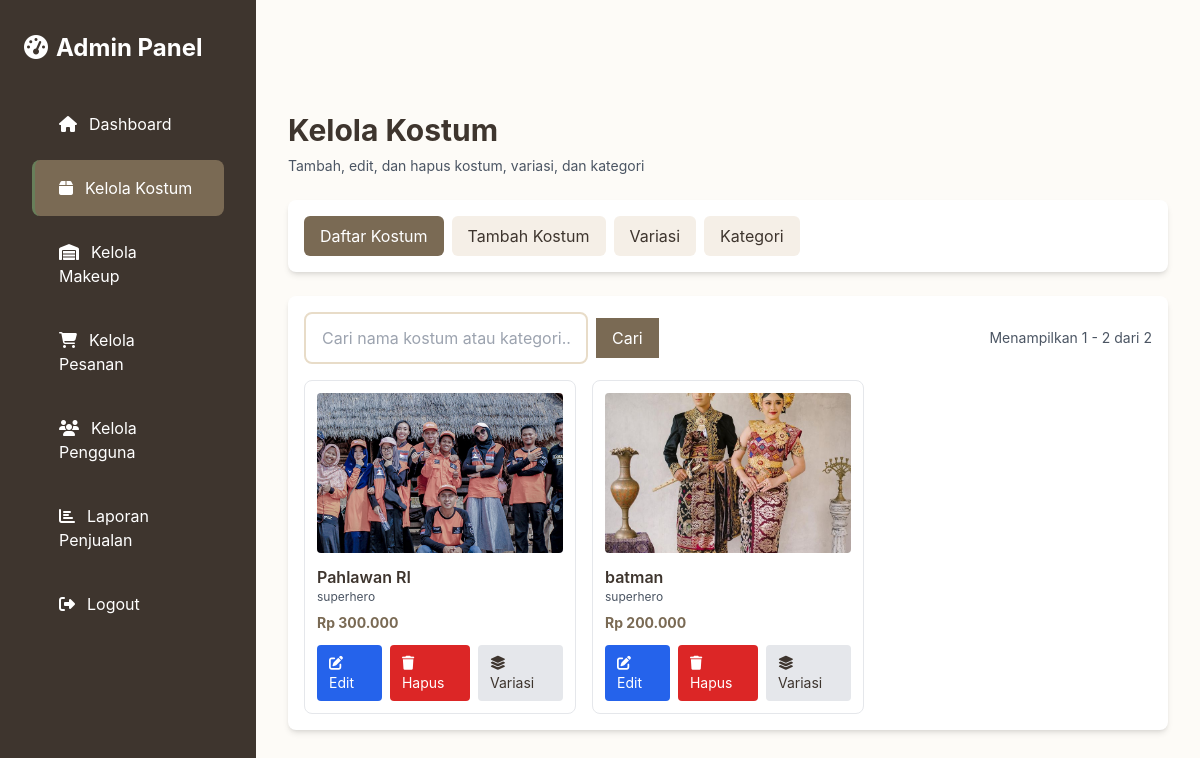
The page /admin/kostum.php (signed in) on the database its author committed.
### tables this page shows
CREATE TABLE `kostum` (
  `id` int(11) NOT NULL,
  `id_kategori` int(11) DEFAULT NULL,
  `nama_kostum` varchar(150) NOT NULL,
  `deskripsi` text DEFAULT NULL,
  `harga_sewa` decimal(10,2) NOT NULL,
  `foto` varchar(255) DEFAULT NULL,
  `status` enum('aktif','nonaktif') DEFAULT 'aktif'
);

CREATE TABLE `kategori_kostum` (
  `id` int(11) NOT NULL,
  `nama_kategori` varchar(100) NOT NULL
);

### config/config.php (called while the page is built, shortened)
<?php
function formatRupiah($angka) {
    return 'Rp ' . number_format($angka, 0, ',', '.');
}
?>

### admin/kostum.php (the view, shortened to what this page needs)
<?php
require_once '../includes/header.php';
$conn = getConnection();
$image_url = BASE_URL . 'assets/images/kostum/';
$search = isset($_GET['q']) ? sanitize($_GET['q']) : '';
$page = max(1, intval($_GET['page'] ?? 1));
$limit = 8;
$offset = ($page - 1) * $limit;
if (!empty($search)) {
    $count_stmt = $conn->prepare("SELECT COUNT(*) AS total FROM kostum k LEFT JOIN kategori_kostum kc ON k.id_kategori = kc.id WHERE (k.nama_kostum LIKE ? OR kc.nama_kategori LIKE ?)");
    $like = "%{$search}%";
    $count_stmt->bind_param("ss", $like, $like);
    $count_stmt->execute();
    $total_records = (int)$count_stmt->get_result()->fetch_assoc()['total'];
    $count_stmt->close();
} else {
    $res = $conn->query("SELECT COUNT(*) AS total FROM kostum");
    $total_records = (int)$res->fetch_assoc()['total'];
}
if (!empty($search)) {
    $list_sql = "SELECT k.*, kc.nama_kategori FROM kostum k LEFT JOIN kategori_kostum kc ON k.id_kategori = kc.id
                 WHERE (k.nama_kostum LIKE ? OR kc.nama_kategori LIKE ?)
                 ORDER BY k.id DESC LIMIT ? OFFSET ?";
    $stmt = $conn->prepare($list_sql);
    $like = "%{$search}%";
    $stmt->bind_param("ssii", $like, $like, $limit, $offset);
    $stmt->execute();
    $kostum_list = $stmt->get_result();
    $stmt->close();
} else {
    $list_sql = "SELECT k.*, kc.nama_kategori FROM kostum k LEFT JOIN kategori_kostum kc ON k.id_kategori = kc.id
                 ORDER BY k.id DESC LIMIT ? OFFSET ?";
    $stmt = $conn->prepare($list_sql);
    $stmt->bind_param("ii", $limit, $offset);
    $stmt->execute();
    $kostum_list = $stmt->get_result();
}
$edit_mode = false;
$active_tab = 'tab-list';
?>
<div class="flex">
    <?php require_once '../includes/sidebar_admin.php'; ?>
    <main class="flex-1 bg-lighter-bg min-h-screen lg:ml-64">
        <div class="p-4 sm:p-6 lg:p-8 pb-20 lg:pb-16">
            <div class="mb-6">
                <h1 class="text-2xl sm:text-3xl font-bold text-accent">Kelola Kostum</h1>
                <p class="text-gray-600 mt-2 text-sm">Tambah, edit, dan hapus kostum, variasi, dan kategori</p>
            </div>
            <div class="bg-white rounded-lg shadow-md p-4 mb-6">
                <nav class="flex gap-2" id="kostumTabs">
                    <button class="tab-btn px-4 py-2 rounded-md <?php echo $active_tab === 'tab-list' ? 'bg-primary text-white' : 'bg-light-bg text-accent'; ?>" data-tab="tab-list">Daftar Kostum</button>
                    <button class="tab-btn px-4 py-2 rounded-md <?php echo $active_tab === 'tab-add' ? 'bg-primary text-white' : 'bg-light-bg text-accent'; ?>" data-tab="tab-add"><?php echo $edit_mode ? 'Edit Kostum' : 'Tambah Kostum'; ?></button>
                    <button class="tab-btn px-4 py-2 rounded-md <?php echo $active_tab === 'tab-variasi' ? 'bg-primary text-white' : 'bg-light-bg text-accent'; ?>" data-tab="tab-variasi">Variasi</button>
                    <button class="tab-btn px-4 py-2 rounded-md <?php echo $active_tab === 'tab-kategori' ? 'bg-primary text-white' : 'bg-light-bg text-accent'; ?>" data-tab="tab-kategori">Kategori</button>
                </nav>
            </div>
            <div id="tab-list" class="tab-content bg-white rounded-lg shadow-md p-4 mb-6" style="display: <?php echo $active_tab === 'tab-list' ? 'block' : 'none'; ?>;">
                <div class="flex items-center justify-between mb-4">
                    <form method="GET" action="kostum.php" class="flex items-center gap-2">
                        <input type="text" name="q" value="<?php echo htmlspecialchars($search); ?>" placeholder="Cari nama kostum atau kategori..." class="form-control-custom">
                        <button class="btn-primary-custom px-4 py-2">Cari</button>
                    </form>
                    <div class="text-sm text-gray-600">Menampilkan <?php echo ($offset+1); ?> - <?php echo min($offset + $limit, $total_records); ?> dari <?php echo $total_records; ?></div>
                </div>
                <?php if ($kostum_list && $kostum_list->num_rows > 0): ?>
                    <div class="grid grid-cols-1 sm:grid-cols-2 lg:grid-cols-3 gap-4">
                        <?php while ($k = $kostum_list->fetch_assoc()): ?>
                            <div class="border p-3 rounded-lg">
                                <div class="h-40 bg-gray-100 rounded overflow-hidden mb-3 flex items-center justify-center">
                                    <?php if (!empty($k['foto'])): ?>
                                        <img src="<?php echo $image_url . htmlspecialchars($k['foto']); ?>" class="object-cover w-full h-full" alt="">
                                    <?php else: ?>
                                        <i class="fas fa-tshirt text-4xl text-gray-300"></i>
                                    <?php endif; ?>
                                </div>
                                <h4 class="font-semibold text-accent"><?php echo htmlspecialchars($k['nama_kostum']); ?></h4>
                                <p class="text-xs text-gray-600"><?php echo htmlspecialchars($k['nama_kategori'] ?? '-'); ?></p>
                                <p class="text-sm font-bold text-primary mt-2"><?php echo function_exists('formatRupiah') ? formatRupiah($k['harga_sewa']) : number_format($k['harga_sewa'],2,',','.'); ?></p>
                                <div class="flex items-center gap-2 mt-3">
                                    <a href="?edit=<?php echo $k['id']; ?>" class="px-3 py-2 bg-blue-600 text-white rounded text-sm"><i class="fas fa-edit mr-1"></i>Edit</a>
                                    <a href="?delete_kostum=<?php echo $k['id']; ?>" onclick="return confirm('Hapus kostum ini? Semua variasi juga akan dihapus.')" class="px-3 py-2 bg-red-600 text-white rounded text-sm"><i class="fas fa-trash mr-1"></i>Hapus</a>
                                    <a href="#tab-variasi" onclick="showVariasiFor(<?php echo $k['id']; ?>)" class="px-3 py-2 bg-gray-200 rounded text-sm text-accent"><i class="fas fa-layer-group mr-1"></i>Variasi</a>
                                </div>
                            </div>
                        <?php endwhile; ?>
                    </div>
                <?php else: ?>
                    <div class="text-center py-8 text-gray-500">Tidak ada kostum</div>
                <?php endif; ?>
            </div>
        </div>
    </main>
</div>
<?php
require_once '../includes/footer.php';
?>

### assets/css/custom.css (style rules this page uses)
:root { --primary: #7A6A54; --secondary: #687F5A; --accent: #3E352E; --light-bg: #F5EFE7; --lighter-bg: #FDFBF7; --beige-dark: #E8DCC8; --taupe: #C4B5A0; }
* { margin: 0; padding: 0; box-sizing: border-box; }
body { font-family: 'Inter', system-ui, -apple-system, sans-serif; background-color: var(--lighter-bg); color: var(--accent); }
body { padding-top: 80px; }
.btn-primary-custom { background-color: var(--primary); border-color: var(--primary); color: white; transition: all 0.3s ease; }
.form-control-custom { border: 2px solid var(--beige-dark); border-radius: 8px; padding: 0.75rem 1rem; transition: all 0.3s ease; }
html { scroll-behavior: smooth; }

### admin/kostum.php (style rules this page uses)
.tab-btn { cursor: pointer; }
.tab-content { display: block; }

### rows shown on the page
kostum: foto (picture), nama_kostum "Pahlawan RI", id_kategori.nama_kategori "superhero", harga_sewa "Rp 300.000"
kostum: foto (picture), nama_kostum "batman", id_kategori.nama_kategori "superhero", harga_sewa "Rp 200.000"

### other values the page prints
$offset+1 "1"
min($offset + $limit, $total_records) "2"
$total_records "2"
